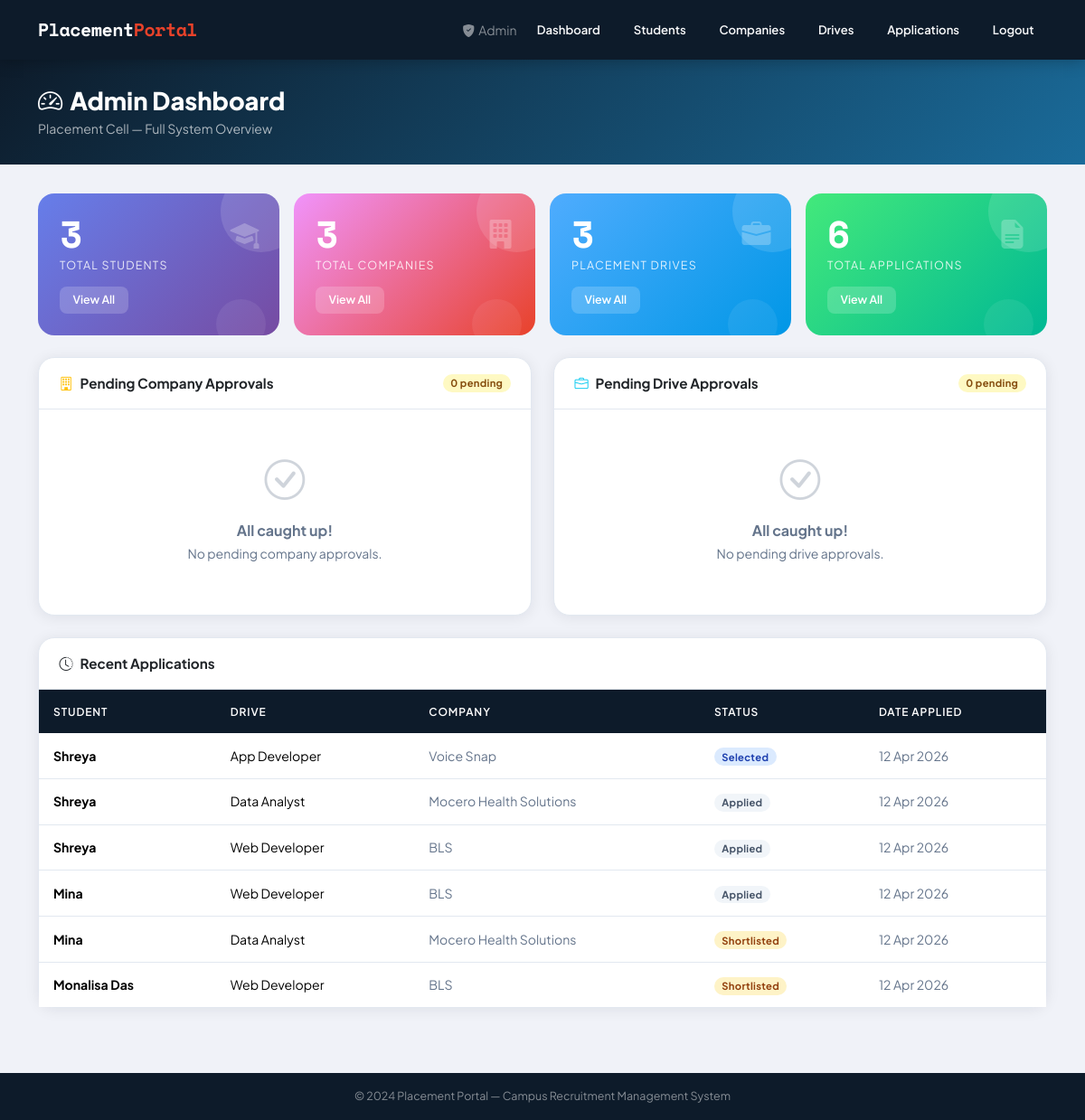
The app's page /admin/dashboard (signed in) with its own data.
### models.py (models this page shows)
class Application(db.Model):
    id = db.Column(db.Integer, primary_key=True)
    student_id = db.Column(db.Integer, db.ForeignKey('student.id'))
    drive_id = db.Column(db.Integer, db.ForeignKey('drive.id'))
    status = db.Column(db.String(50), default="Applied")
    applied_at = db.Column(db.DateTime, default=datetime.utcnow)
    student = db.relationship('Student', backref='applications')
    drive = db.relationship('Drive', backref='applications')

class Student(db.Model):
    id = db.Column(db.Integer, primary_key=True)
    name = db.Column(db.String(100))
    email = db.Column(db.String(100), unique=True)
    password = db.Column(db.String(200))
    phone = db.Column(db.String(20), unique=True)
    branch = db.Column(db.String(100), nullable=True)
    cgpa = db.Column(db.Float, nullable=True)
    graduation_year = db.Column(db.Integer, nullable=True)
    resume_filename = db.Column(db.String(200), nullable=True)
    blacklisted = db.Column(db.Boolean, default=False)
    created_at = db.Column(db.DateTime, default=datetime.utcnow)

class Drive(db.Model):
    id = db.Column(db.Integer, primary_key=True)
    company_id = db.Column(db.Integer, db.ForeignKey('company.id'))
    job_title = db.Column(db.String(100))
    description = db.Column(db.String(1000))
    eligibility = db.Column(db.String(200))
    deadline = db.Column(db.String(50))
    package = db.Column(db.String(50), nullable=True)
    location = db.Column(db.String(100), nullable=True)
    approved = db.Column(db.Boolean, default=False)
    closed = db.Column(db.Boolean, default=False)
    created_at = db.Column(db.DateTime, default=datetime.utcnow)
    company = db.relationship('Company', backref='drives')

class Company(db.Model):
    id = db.Column(db.Integer, primary_key=True)
    name = db.Column(db.String(100), unique=True)
    hr_contact = db.Column(db.String(100))
    website = db.Column(db.String(200))
    description = db.Column(db.String(500), nullable=True)
    password = db.Column(db.String(200))
    approved = db.Column(db.Boolean, default=False)
    blacklisted = db.Column(db.Boolean, default=False)
    created_at = db.Column(db.DateTime, default=datetime.utcnow)

### admin.py (the view)
@admin_bp.route("/dashboard")
def dashboard():
    if admin_required():
        return redirect("/")
    students = Student.query.all()
    companies = Company.query.all()
    drives = Drive.query.all()
    applications = Application.query.all()
    return render_template("admin/dashboard.html",
        students=students, companies=companies,
        drives=drives, applications=applications)

### admin.py (called while the page is built)
def admin_required():
    return "admin" not in session

### templates/admin/dashboard.html (shortened to what this page needs)
{% extends "base.html" %}
{% block content %}
<div class="page-header">
  <div class="container">
    <h1><i class="bi bi-speedometer2 me-2"></i>Admin Dashboard</h1>
    <p>Placement Cell &mdash; Full System Overview</p>
  </div>
</div>
<div class="container pb-4">
  <div class="row g-3 mb-4">
    <div class="col-6 col-md-3">
      <div class="stat-card s-students">
        <div class="stat-icon"><i class="bi bi-mortarboard-fill"></i></div>
        <div class="stat-number">{{ students|length }}</div>
        <div class="stat-label">Total Students</div>
        <a href="/admin/students" class="stat-action">View All</a>
      </div>
    </div>
    <div class="col-6 col-md-3">
      <div class="stat-card s-companies">
        <div class="stat-icon"><i class="bi bi-building-fill"></i></div>
        <div class="stat-number">{{ companies|length }}</div>
        <div class="stat-label">Total Companies</div>
        <a href="/admin/companies" class="stat-action">View All</a>
      </div>
    </div>
    <div class="col-6 col-md-3">
      <div class="stat-card s-drives">
        <div class="stat-icon"><i class="bi bi-briefcase-fill"></i></div>
        <div class="stat-number">{{ drives|length }}</div>
        <div class="stat-label">Placement Drives</div>
        <a href="/admin/drives" class="stat-action">View All</a>
      </div>
    </div>
    <div class="col-6 col-md-3">
      <div class="stat-card s-apps">
        <div class="stat-icon"><i class="bi bi-file-earmark-text-fill"></i></div>
        <div class="stat-number">{{ applications|length }}</div>
        <div class="stat-label">Total Applications</div>
        <a href="/admin/applications" class="stat-action">View All</a>
      </div>
    </div>
  </div>
  <div class="row g-4">
    <div class="col-lg-6">
      <div class="card h-100">
        <div class="card-header d-flex justify-content-between align-items-center">
          <span><i class="bi bi-building me-2 text-warning"></i>Pending Company Approvals</span>
          {% set pending_co = companies|selectattr('approved','equalto',False)|list %}
          <span class="badge b-pending">{{ pending_co|length }} pending</span>
        </div>
        <div class="card-body p-0">
          {% set pending_co = companies|selectattr('approved','equalto',False)|list %}
          {% if pending_co %}
          <div class="table-responsive">
          <table class="table mb-0">
            <thead><tr><th>Company</th><th>HR Contact</th><th>Actions</th></tr></thead>
            <tbody>
            {% for c in pending_co %}
            <tr>
              <td><strong>{{ c.name }}</strong></td>
              <td class="text-muted small">{{ c.hr_contact }}</td>
              <td>
                <a href="/admin/approve_company/{{ c.id }}" class="btn btn-success btn-sm"><i class="bi bi-check-lg"></i> Approve</a>
                <a href="/admin/reject_company/{{ c.id }}"  class="btn btn-danger btn-sm"
                   onclick="return confirm('Delete company {{ c.name }}?')"><i class="bi bi-x-lg"></i> Reject</a>
              </td>
            </tr>
            {% endfor %}
            </tbody>
          </table>
          </div>
          {% else %}
          <div class="empty-state"><div class="ei"><i class="bi bi-check-circle"></i></div><h6>All caught up!</h6><p class="small">No pending company approvals.</p></div>
          {% endif %}
        </div>
      </div>
    </div>
    <div class="col-lg-6">
      <div class="card h-100">
        <div class="card-header d-flex justify-content-between align-items-center">
          <span><i class="bi bi-briefcase me-2 text-info"></i>Pending Drive Approvals</span>
          {% set pending_dr = drives|selectattr('approved','equalto',False)|list %}
          <span class="badge b-pending">{{ pending_dr|length }} pending</span>
        </div>
        <div class="card-body p-0">
          {% set pending_dr = drives|selectattr('approved','equalto',False)|list %}
          {% if pending_dr %}
          <div class="table-responsive">
          <table class="table mb-0">
            <thead><tr><th>Job Title</th><th>Company</th><th>Actions</th></tr></thead>
            <tbody>
            {% for d in pending_dr %}
            <tr>
              <td><strong>{{ d.job_title }}</strong></td>
              <td class="text-muted small">{{ d.company.name if d.company else '—' }}</td>
              <td>
                <a href="/admin/approve_drive/{{ d.id }}" class="btn btn-success btn-sm"><i class="bi bi-check-lg"></i> Approve</a>
                <a href="/admin/reject_drive/{{ d.id }}"  class="btn btn-danger btn-sm"
                   onclick="return confirm('Delete this drive?')"><i class="bi bi-x-lg"></i> Reject</a>
              </td>
            </tr>
            {% endfor %}
            </tbody>
          </table>
          </div>
          {% else %}
          <div class="empty-state"><div class="ei"><i class="bi bi-check-circle"></i></div><h6>All caught up!</h6><p class="small">No pending drive approvals.</p></div>
          {% endif %}
        </div>
      </div>
    </div>
    <div class="col-12">
      <div class="card">
        <div class="card-header"><i class="bi bi-clock-history me-2"></i>Recent Applications</div>
        <div class="card-body p-0">
          {% if applications %}
          <div class="table-responsive">
          <table class="table mb-0">
            <thead><tr><th>Student</th><th>Drive</th><th>Company</th><th>Status</th><th>Date Applied</th></tr></thead>
            <tbody>
            {% for app in applications[-10:]|reverse %}
            <tr>
              <td><strong>{{ app.student.name if app.student else 'N/A' }}</strong></td>
              <td>{{ app.drive.job_title if app.drive else 'N/A' }}</td>
              <td class="text-muted small">{{ app.drive.company.name if app.drive and app.drive.company else '—' }}</td>
              <td>
                {% if app.status == 'Selected' %}<span class="badge b-selected">{{ app.status }}</span>
                {% elif app.status == 'Shortlisted' %}<span class="badge b-shortlist">{{ app.status }}</span>
                {% elif app.status == 'Rejected' %}<span class="badge b-rejected">{{ app.status }}</span>
                {% else %}<span class="badge b-applied">{{ app.status }}</span>{% endif %}
              </td>
              <td class="text-muted small">{{ app.applied_at.strftime('%d %b %Y') if app.applied_at else '—' }}</td>
            </tr>
            {% endfor %}
            </tbody>
          </table>
          </div>
          {% else %}
          <div class="empty-state"><div class="ei"><i class="bi bi-inbox"></i></div><h6>No applications yet.</h6></div>
          {% endif %}
        </div>
      </div>
    </div>
  </div>
</div>
{% endblock %}

### static/css/style.css (style rules this page uses)
:root { --primary: #0d1b2a; --secondary: #1b2838; --accent: #1a6b9a; --highlight: #e8422a; --success: #1db954; --warning: #f5a623; --danger: #c0392b; --info: #2980b9; --light-bg: #f0f2f8; --card-bg: #ffffff; --text-main: #0d1b2a; --text-muted: #64748b; --border: #e2e8f0; --shadow: 0 2px 16px rgba(13,27,42,0.08); --shadow-lg: 0 8px 32px rgba(13,27,42,0.15); --radius: 12px; --radius-lg: 18px; }
*, *::before, *::after { box-sizing: border-box; margin: 0; padding: 0; }
body { font-family: 'Plus Jakarta Sans', sans-serif; background: var(--light-bg); color: var(--text-main); min-height: 100vh; line-height: 1.6; }
.page-header { background: linear-gradient(135deg, var(--primary) 0%, var(--accent) 100%); color: #fff; padding: 1.8rem 0; margin-bottom: 2rem; }
.page-header h1 { font-size: 1.7rem; font-weight: 800; margin-bottom: 0.2rem; }
.page-header p { opacity: 0.65; font-size: 0.88rem; margin: 0; }
.stat-card { border-radius: var(--radius-lg); padding: 1.5rem; color: #fff; position: relative; overflow: hidden; border: none; transition: transform 0.2s, box-shadow 0.2s; }
.stat-card::before { content: ''; position: absolute; top: -25px; right: -25px; width: 90px; height: 90px; border-radius: 50%; background: rgba(255,255,255,0.12); }
.stat-card::after { content: ''; position: absolute; bottom: -15px; right: 15px; width: 55px; height: 55px; border-radius: 50%; background: rgba(255,255,255,0.07); }
.stat-card.s-students { background: linear-gradient(135deg,#667eea,#764ba2); }
.stat-card.s-companies { background: linear-gradient(135deg,#f093fb,#e8422a); }
.stat-card.s-drives { background: linear-gradient(135deg,#4facfe,#0097e6); }
.stat-card.s-apps { background: linear-gradient(135deg,#43e97b,#00b894); }
.stat-number { font-size: 2.6rem; font-weight: 800; line-height:1; font-family:'Space Mono',monospace; }
.stat-label { font-size: 0.78rem; opacity: 0.85; text-transform: uppercase; letter-spacing: 1.2px; margin-top:0.3rem; }
.stat-icon { font-size: 2rem; position:absolute; right:1.4rem; top:1.2rem; opacity:0.25; }
.stat-action { display:inline-block; margin-top:0.8rem; background:rgba(255,255,255,0.18); color:#fff; border:none; border-radius:8px; padding:0.3rem 0.9rem; font-size:0.78rem; font-weight:600; text-decoration:none; transition:background 0.2s; }
.card { border: 1px solid var(--border); border-radius: var(--radius-lg); box-shadow: var(--shadow); background: var(--card-bg); transition: box-shadow 0.2s; }
.card-header { background: transparent; border-bottom: 1px solid var(--border); padding: 1rem 1.4rem; font-weight: 700; font-size: 0.95rem; }
.table { margin-bottom: 0; border-collapse: collapse; }
.table thead th { background: var(--primary); color: #fff; font-weight: 600; font-size: 0.75rem; text-transform: uppercase; letter-spacing: 0.9px; padding: 0.9rem 1rem; border: none; }
.table tbody td { padding: 0.85rem 1rem; border-bottom: 1px solid var(--border); vertical-align:middle; font-size:0.88rem; }
.table tbody tr:last-child td { border-bottom: none; }
.badge { font-size:0.7rem; padding:0.38em 0.75em; border-radius:20px; font-weight:700; letter-spacing:0.3px; }
.b-pending { background:#fef9c3; color:#854d0e; }
.b-selected { background:#dbeafe; color:#1e40af; }
.b-shortlist { background:#fef3c7; color:#92400e; }
.b-applied { background:#f1f5f9; color:#475569; }
.empty-state { text-align:center; padding:2.5rem 1rem; color:var(--text-muted); }
.empty-state .ei { font-size:2.8rem; opacity:0.3; margin-bottom:0.8rem; }
.empty-state h6 { font-weight:700; margin-bottom:0.3rem; }
.text-muted { color:var(--text-muted) !important; }

### records on screen
Application: student "Shreya", drive "App Developer", drive.company "Voice Snap", status "Selected", applied_at "12 Apr 2026"
Application: student "Shreya", drive "Data Analyst", drive.company "Mocero Health Solutions", status "Applied", applied_at "12 Apr 2026"
Application: student "Shreya", drive "Web Developer", drive.company "BLS", status "Applied", applied_at "12 Apr 2026"
Application: student "Mina", drive "Web Developer", drive.company "BLS", status "Applied", applied_at "12 Apr 2026"
Application: student "Mina", drive "Data Analyst", drive.company "Mocero Health Solutions", status "Shortlisted", applied_at "12 Apr 2026"
Application: student "Monalisa Das", drive "Web Developer", drive.company "BLS", status "Shortlisted", applied_at "12 Apr 2026"

### other values on screen
{{ students|length }} "3"
{{ companies|length }} "3"
{{ drives|length }} "3"
{{ applications|length }} "6"
{{ pending_co|length }} "0"
{{ pending_dr|length }} "0"
